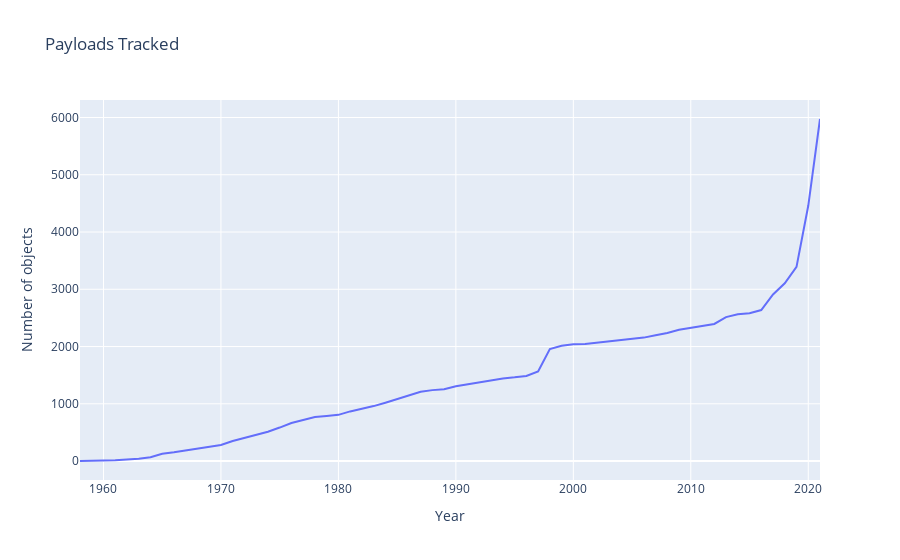

This figure's notebook cell:
### Code cell
import plotly.express as px
fig7 = px.line(
                track_payload, 
                x='Year',
                y='Number of objects',
                title='Payloads Tracked')
fig7.show()

### Figure 1 — Plotly figure (JSON) as saved in the notebook; plotly's stock layout.template omitted (floating-point values rounded to 4 significant figures)
{"data": [{"hovertemplate": "Year=%{x}<br>Number of objects=%{y}<extra></extra>", "legendgroup": "", "line": {"color": "#636efa", "dash": "solid"}, "marker": {"symbol": "circle"}, "mode": "lines", "name": "", "orientation": "v", "showlegend": false, "type": "scatter", "x": [1958, 1959, 1960, 1961, 1962, 1963, 1964, 1965, 1966, 1967, 1968, 1969, 1970, 1971, 1972, 1973, 1974, 1975, 1976, 1977, 1978, 1979, 1980, 1981, 1982, 1983, 1984, 1985, 1986, 1987, 1988, 1989, 1990, 1991, 1992, 1993, 1994, 1995, 1996, 1997, 1998, 1999, 2000, 2001, 2002, 2003, 2004, 2005, 2006, 2007, 2008, 2009, 2010, 2011, 2012, 2013, 2014, 2015, 2016, 2017, 2018, 2019, 2020, 2021], "xaxis": "x", "y": [1, 4, 10, 16, 26, 40, 68, 128, 153, 185, 211, 240, 280, 350, 405, 461, 513, 585, 665, 717, 769, 787, 807, 867, 909, 960, 1019, 1080, 1148, 1209, 1239, 1254, 1305, 1341, 1366, 1401, 1443, 1462, 1486, 1564, 1957, 2012, 2041, 2043, 2063, 2088, 2109, 2124, 2156, 2197, 2237, 2293, 2324, 2360, 2394, 2514, 2562, 2582, 2637, 2910, 3105, 3390, 4458, 5974], "yaxis": "y"}], "layout": {"legend": {"tracegroupgap": 0}, "title": {"text": "Payloads Tracked"}, "xaxis": {"anchor": "y", "domain": [0, 1], "title": {"text": "Year"}}, "yaxis": {"anchor": "x", "domain": [0, 1], "title": {"text": "Number of objects"}}}}
